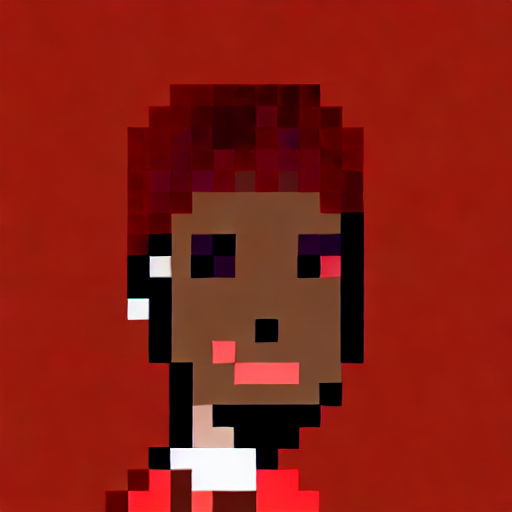
#> input picture test_carbon_punk_512.png, 512 x 512 px
$ python measure_pixel_art_quality.py ../test_carbon_punk_512.png
#> lines starting #> are read from the running program, lines starting #| are printed output that depends on the picture
#!/usr/bin/env python3
"""
Measure Pixel Art Style Quality - Quantitative Metrics

Measures whether generated image matches pixel art aesthetic vs photorealistic rendering.

Metrics:
- Edge sharpness (pixel art has sharp, clean edges)
- Photorealism detection (smooth gradients = bad)
- Color palette size (pixel art has limited palette)
- Anti-aliasing detection (should be minimal)
- Dithering quality (intentional patterns vs noise)

Usage:
    python scripts/measure_pixel_art_quality.py /path/to/image.png

Or import as module:
    from measure_pixel_art_quality import measure_pixel_art_quality
    metrics = measure_pixel_art_quality(image_path)
"""

import sys
import json
import numpy as np
from PIL import Image
from collections import Counter
from typing import Dict, Tuple

def measure_edge_sharpness(image: Image.Image) -> Dict:
    """
    Measure edge sharpness using gradient analysis

    Pixel art should have very sharp edges (high gradient values).
    Photorealistic images have smooth transitions (low gradients).
    """
    img_array = np.array(image.convert('L'))  # Convert to grayscale

    # Calculate gradients (Sobel-like)
    grad_x = np.abs(np.diff(img_array, axis=1))
    grad_y = np.abs(np.diff(img_array, axis=0))

    # Combine gradients
    grad_magnitude = np.sqrt(grad_x[:-1, :] ** 2 + grad_y[:, :-1] ** 2)

    # Calculate statistics
    mean_gradient = np.mean(grad_magnitude)
    max_gradient = np.max(grad_magnitude)
    high_gradient_ratio = np.sum(grad_magnitude > 50) / grad_magnitude.size

    # Score: Higher gradient = sharper edges = better pixel art
    # Pixel art typically has mean gradient > 20, high_gradient_ratio > 0.1
    sharpness_score = 0

    if mean_gradient > 30:
        sharpness_score += 40
    elif mean_gradient > 20:
        sharpness_score += 25
    elif mean_gradient > 10:
        sharpness_score += 10

    if high_gradient_ratio > 0.15:
        sharpness_score += 30
    elif high_gradient_ratio > 0.10:
        sharpness_score += 20
    elif high_gradient_ratio > 0.05:
        sharpness_score += 10

    if max_gradient > 200:
        sharpness_score += 30
    elif max_gradient > 150:
        sharpness_score += 20

    return {
        "mean_gradient": round(float(mean_gradient), 2),
        "max_gradient": round(float(max_gradient), 2),
        "high_gradient_ratio": round(float(high_gradient_ratio), 4),
        "sharpness_score": min(sharpness_score, 100),
        "is_sharp": bool(mean_gradient > 20 and high_gradient_ratio > 0.1)
    }

def detect_photorealism(image: Image.Image) -> Dict:
    """
    Detect photorealistic rendering vs pixel art

    Photorealism indicators:
    - Smooth gradients (low color variance in local regions)
    - Many similar colors (anti-aliasing)
    - High color count relative to image size
    """
    img_array = np.array(image)
    height, width = img_array.shape[:2]
    total_pixels = height * width

    # Count unique colors
    pixels = [tuple(p) for p in img_array.reshape(-1, 3)]
    unique_colors = len(set(pixels))

    # Color-to-pixel ratio
    # Pixel art: 20-100 colors for 576 pixels (24x24) = ratio ~0.05-0.17
    # Photorealistic: 400+ colors for 576 pixels = ratio ~0.7+
    color_ratio = unique_colors / total_pixels

    # Calculate local color variance
    # Photorealistic images have smooth transitions (low local variance)
    # Pixel art has abrupt changes (high local variance)

    # Sample 5x5 blocks and calculate variance
    block_size = min(5, height // 4, width // 4)
    if block_size < 2:
        block_size = 2

    variances = []
    for i in range(0, height - block_size, block_size):
        for j in range(0, width - block_size, block_size):
            block = img_array[i:i+block_size, j:j+block_size]
            block_variance = np.var(block)
            variances.append(block_variance)

    mean_local_variance = np.mean(variances) if variances else 0

    # Photorealism score (lower is better for pixel art)
    # High color_ratio + low variance = photorealistic
    photorealism_score = 0

    if color_ratio > 0.5:
        photorealism_score += 40  # Very high color count
    elif color_ratio > 0.3:
        photorealism_score += 20
    elif color_ratio < 0.2:
        photorealism_score -= 20  # Good for pixel art

    if mean_local_variance < 1000:
        photorealism_score += 30  # Smooth (bad for pixel art)
    elif mean_local_variance > 3000:
        photorealism_score -= 20  # Abrupt changes (good for pixel art)

    # Pixel art purity score (inverse of photorealism)
    pixel_art_purity = 100 - max(0, min(photorealism_score + 50, 100))

    is_photorealistic = color_ratio > 0.4 and mean_local_variance < 1500

    return {
        "unique_colors": int(unique_colors),
        "total_pixels": int(total_pixels),
        "color_to_pixel_ratio": round(color_ratio, 4),
        "mean_local_variance": round(float(mean_local_variance), 2),
        "photorealism_score": int(max(0, min(photorealism_score + 50, 100))),
        "pixel_art_purity": round(pixel_art_purity, 2),
        "is_photorealistic": bool(is_photorealistic)
    }

def measure_color_palette(image: Image.Image) -> Dict:
    """
    Analyze color palette characteristics

    Pixel art typically has:
    - Limited palette (20-100 colors)
    - Clear dominant colors
    - Distinct color clusters
    """
    img_array = np.array(image)
    pixels = [tuple(p) for p in img_array.reshape(-1, 3)]

    # Count colors
    color_counts = Counter(pixels)
    unique_colors = len(color_counts)
    total_pixels = len(pixels)

    # Get dominant colors
    dominant_colors = color_counts.most_common(20)
    top_5_count = sum(count for _, count in dominant_colors[:5])
    top_10_count = sum(count for _, count in dominant_colors[:10])
    top_20_count = sum(count for _, count in dominant_colors[:20])

    top_5_ratio = top_5_count / total_pixels
    top_10_ratio = top_10_count / total_pixels
    top_20_ratio = top_20_count / total_pixels

    # Palette quality score
    palette_score = 0

    # Ideal pixel art: 20-60 colors
    if 20 <= unique_colors <= 60:
        palette_score += 40
    elif 15 <= unique_colors <= 100:
        palette_score += 25
    elif unique_colors < 15:
        palette_score += 10  # Too few (might be broken)
    else:
        palette_score -= 20  # Too many

    # Top colors should dominate
    if top_10_ratio > 0.7:
        palette_score += 30
    elif top_10_ratio > 0.5:
        palette_score += 20

    if top_20_ratio > 0.85:
        palette_score += 30
    elif top_20_ratio > 0.7:
        palette_score += 15

    return {
        "unique_colors": int(unique_colors),
        "total_pixels": int(total_pixels),
        "top_5_coverage": round(top_5_ratio, 4),
        "top_10_coverage": round(top_10_ratio, 4),
        "top_20_coverage": round(top_20_ratio, 4),
        "palette_quality_score": int(max(0, min(palette_score, 100))),
        "is_limited_palette": bool(20 <= unique_colors <= 100 and top_10_ratio > 0.5)
    }

def detect_dithering(image: Image.Image) -> Dict:
    """
    Detect dithering patterns

    Intentional dithering (good): Checkerboard or ordered patterns
    Random noise (bad): No pattern, looks messy
    """
    img_array = np.array(image)

    # Simple dithering detection:
    # Check for alternating pixel patterns in small regions

    # This is a simplified detection - full dithering analysis would be complex
    # For now, we'll estimate based on local color alternation

    height, width = img_array.shape[:2]

    # Sample horizontal alternations
    h_alternations = 0
    for i in range(0, height, 2):
        for j in range(0, width - 1, 2):
            if not np.array_equal(img_array[i, j], img_array[i, j+1]):
                h_alternations += 1

    h_alt_ratio = h_alternations / (height * width / 2) if height * width > 0 else 0

    # Rough heuristic: some alternation is normal, extreme alternation suggests dithering
    dithering_present = h_alt_ratio > 0.3

    dithering_score = 50  # Neutral baseline
    if 0.1 < h_alt_ratio < 0.4:
        dithering_score += 20  # Moderate dithering (intentional, good)
    elif h_alt_ratio > 0.6:
        dithering_score -= 20  # Excessive noise (bad)

    return {
        "horizontal_alternation_ratio": round(h_alt_ratio, 4),
        "dithering_detected": bool(dithering_present),
        "dithering_quality_score": int(max(0, min(dithering_score, 100)))
    }

def measure_pixel_art_quality(image_path: str) -> Dict:
    """
    Main function: Measure all pixel art style quality metrics

    Args:
        image_path: Path to generated image

    Returns:
        Complete style quality metrics
    """
    # Load image
    image = Image.open(image_path)

    # Measure edge sharpness
    edge_metrics = measure_edge_sharpness(image)

    # Detect photorealism
    photorealism_metrics = detect_photorealism(image)

    # Measure color palette
    palette_metrics = measure_color_palette(image)

    # Detect dithering
    dithering_metrics = detect_dithering(image)

    # Overall style quality score
    # Weighted combination of metrics
    overall_score = (
        edge_metrics["sharpness_score"] * 0.25 +
        photorealism_metrics["pixel_art_purity"] * 0.35 +
        palette_metrics["palette_quality_score"] * 0.25 +
        dithering_metrics["dithering_quality_score"] * 0.15
    )

    # Is it good pixel art?
    is_good_pixel_art = bool(
        edge_metrics["is_sharp"] and
        not photorealism_metrics["is_photorealistic"] and
        palette_metrics["is_limited_palette"]
    )

    return {
        "overall_style_quality": round(overall_score, 2),
        "is_pixel_art": bool(is_good_pixel_art),
        "edge_sharpness": edge_metrics,
        "photorealism_detection": photorealism_metrics,
        "color_palette": palette_metrics,
        "dithering": dithering_metrics
    }

def main():
    if len(sys.argv) < 2:
        print("Usage: python measure_pixel_art_quality.py <image_path>")
        print("\nExample:")
        print("  python measure_pixel_art_quality.py test_24.png")
        return

    image_path = sys.argv[1]

    print(f"\n🎨 Measuring pixel art style quality: {image_path}\n")

    metrics = measure_pixel_art_quality(image_path)
#> in measure_pixel_art_quality, image is the input picture: PIL image 512x512 RGB; mean R, G, B 135.6, 30.5, 19.9
#> in measure_edge_sharpness, `img_array = np.array(image.convert('L'))`:
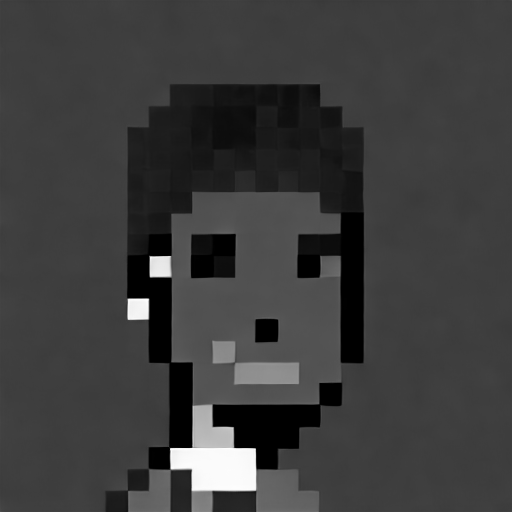
#> img_array: shape (512, 512); min 0, max 255, mean 60.7
#> in measure_edge_sharpness, `grad_x = np.abs(np.diff(img_array, axis=1))`:
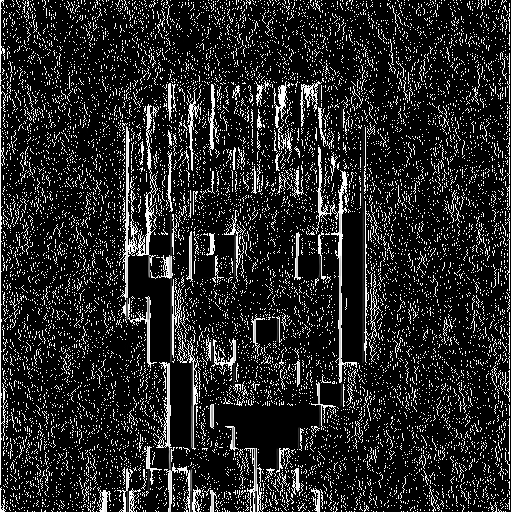
#> grad_x: shape (512, 511); min 0, max 255, mean 38.6
#> in measure_edge_sharpness, `grad_y = np.abs(np.diff(img_array, axis=0))`:
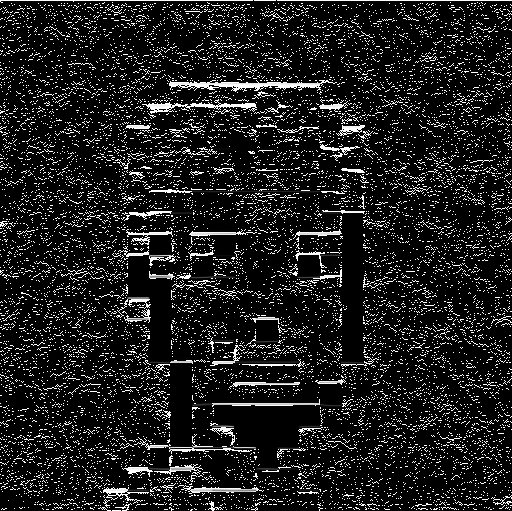
#> grad_y: shape (511, 512); min 0, max 255, mean 30.4
#> in measure_edge_sharpness, `grad_magnitude = np.sqrt(grad_x[:-1, :] ** 2 + grad_y[:, :-1] ** 2)`:
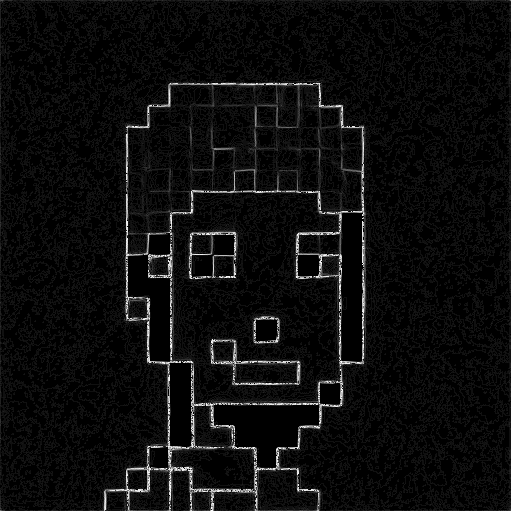
#> grad_magnitude: shape (511, 511) float16; min 0, max 15.91, mean 0.807; drawn with min black and max white
#> in measure_edge_sharpness, `mean_gradient = np.mean(grad_magnitude)`: mean_gradient = 0.807
#> in measure_edge_sharpness, `max_gradient = np.max(grad_magnitude)`: max_gradient = 15.91
#> in measure_edge_sharpness, `high_gradient_ratio = np.sum(grad_magnitude > 50) / grad_magnitude.size`: high_gradient_ratio = 0
#> in measure_pixel_art_quality, `edge_metrics = measure_edge_sharpness(image)`: edge_metrics = {'mean_gradient': 0.81, 'max_gradient': 15.91, 'high_gradient_ratio': 0, 'sharpness_score': 0, 'is_sharp': False}
#> in detect_photorealism, `pixels = [tuple(p) for p in img_array.reshape(-1, 3)]`: pixels = 262144 items
#> in detect_photorealism, `unique_colors = len(set(pixels))`: unique_colors = 15343
#> in detect_photorealism, `color_ratio = unique_colors / total_pixels`: color_ratio = 0.0585
#> after the loop in detect_photorealism, `for i in range(0, height - block_size, block_size):`: variances = 10404 values, max 14592.3 at index 9114, min 0 at index 4455, mean 3249.9
#> in detect_photorealism, `mean_local_variance = np.mean(variances) if variances else 0`: mean_local_variance = 3249.9
#> in detect_photorealism, `is_photorealistic = color_ratio > 0.4 and mean_local_variance < 1500`: is_photorealistic = False
#> in measure_pixel_art_quality, `photorealism_metrics = detect_photorealism(image)`: photorealism_metrics = {'unique_colors': 15343, 'total_pixels': 262144, 'color_to_pixel_ratio': 0.0585, 'mean_local_variance': 3249.8, 'photorealism_score': 10, 'pixel_art_purity': 90, 'is_photorealistic': False}
#> in measure_color_palette, `pixels = [tuple(p) for p in img_array.reshape(-1, 3)]`: pixels = 262144 items
#> in measure_color_palette, `color_counts = Counter(pixels)`: color_counts = 15343 items
#> in measure_color_palette, `unique_colors = len(color_counts)`: unique_colors = 15343
#> in measure_color_palette, `total_pixels = len(pixels)`: total_pixels = 262144
#> in measure_color_palette, `dominant_colors = color_counts.most_common(20)`: dominant_colors = 20 items
#> in measure_color_palette, `top_5_count = sum(count for _, count in dominant_colors[:5])`: top_5_count = 27442
#> in measure_color_palette, `top_10_count = sum(count for _, count in dominant_colors[:10])`: top_10_count = 43604
#> in measure_color_palette, `top_20_count = sum(count for _, count in dominant_colors[:20])`: top_20_count = 68148
#> in measure_color_palette, `top_5_ratio = top_5_count / total_pixels`: top_5_ratio = 0.105
#> in measure_color_palette, `top_10_ratio = top_10_count / total_pixels`: top_10_ratio = 0.166
#> in measure_color_palette, `top_20_ratio = top_20_count / total_pixels`: top_20_ratio = 0.26
#> in measure_pixel_art_quality, `palette_metrics = measure_color_palette(image)`: palette_metrics = {'unique_colors': 15343, 'total_pixels': 262144, 'top_5_coverage': 0.105, 'top_10_coverage': 0.166, 'top_20_coverage': 0.26, 'palette_quality_score': 0, 'is_limited_palette': False}
#> in measure_pixel_art_quality, `dithering_metrics = detect_dithering(image)`: dithering_metrics = {'horizontal_alternation_ratio': 0.328, 'dithering_detected': True, 'dithering_quality_score': 70}
#> in measure_pixel_art_quality, `overall_score = ( edge_metrics["sharpness_score"] * 0.25 + photorealis..`: overall_score = 42
#> in measure_pixel_art_quality, `is_good_pixel_art = bool( edge_metrics["is_sharp"] and not photorealis..`: is_good_pixel_art = False
#> metrics = 6 items

    # Pretty print results
    print("=" * 80)
    print(f"OVERALL STYLE QUALITY: {metrics['overall_style_quality']:.2f}/100")
#| OVERALL STYLE QUALITY: 42.00/100
    print(f"IS PIXEL ART: {'✅ YES' if metrics['is_pixel_art'] else '❌ NO'}")
#| IS PIXEL ART: ❌ NO
    print("=" * 80)

    print("\n✂️ Edge Sharpness:")
    edge = metrics["edge_sharpness"]
#> edge has the same summary as edge_metrics in measure_pixel_art_quality
    print(f"  Mean gradient: {edge['mean_gradient']:.2f}")
#|   Mean gradient: 0.81
    print(f"  Max gradient: {edge['max_gradient']:.2f}")
#|   Max gradient: 15.91
    print(f"  High gradient ratio: {edge['high_gradient_ratio']:.4f}")
#|   High gradient ratio: 0.0000
    print(f"  Sharpness score: {edge['sharpness_score']}/100")
#|   Sharpness score: 0/100
    print(f"  Sharp edges: {'✅ YES' if edge['is_sharp'] else '❌ NO'}")
#|   Sharp edges: ❌ NO

    print("\n📸 Photorealism Detection:")
    photo = metrics["photorealism_detection"]
#> photo has the same summary as photorealism_metrics in measure_pixel_art_quality
    print(f"  Unique colors: {photo['unique_colors']}")
#|   Unique colors: 15343
    print(f"  Color/pixel ratio: {photo['color_to_pixel_ratio']:.4f}")
#|   Color/pixel ratio: 0.0585
    print(f"  Local variance: {photo['mean_local_variance']:.2f}")
#|   Local variance: 3249.85
    print(f"  Photorealism score: {photo['photorealism_score']}/100")
#|   Photorealism score: 10/100
    print(f"  Pixel art purity: {photo['pixel_art_purity']:.2f}/100")
#|   Pixel art purity: 90.00/100
    print(f"  Is photorealistic: {'❌ YES (BAD)' if photo['is_photorealistic'] else '✅ NO (GOOD)'}")
#|   Is photorealistic: ✅ NO (GOOD)

    print("\n🎨 Color Palette:")
    palette = metrics["color_palette"]
#> palette has the same summary as palette_metrics in measure_pixel_art_quality
    print(f"  Unique colors: {palette['unique_colors']}")
#|   Unique colors: 15343
    print(f"  Top 5 coverage: {palette['top_5_coverage']:.2%}")
#|   Top 5 coverage: 10.47%
    print(f"  Top 10 coverage: {palette['top_10_coverage']:.2%}")
#|   Top 10 coverage: 16.63%
    print(f"  Top 20 coverage: {palette['top_20_coverage']:.2%}")
#|   Top 20 coverage: 26.00%
    print(f"  Palette quality: {palette['palette_quality_score']}/100")
#|   Palette quality: 0/100
    print(f"  Limited palette: {'✅ YES' if palette['is_limited_palette'] else '❌ NO'}")
#|   Limited palette: ❌ NO

    print("\n🔲 Dithering:")
    dither = metrics["dithering"]
#> dither has the same summary as dithering_metrics in measure_pixel_art_quality
    print(f"  H-alternation ratio: {dither['horizontal_alternation_ratio']:.4f}")
#|   H-alternation ratio: 0.3275
    print(f"  Dithering detected: {'YES' if dither['dithering_detected'] else 'NO'}")
#|   Dithering detected: YES
    print(f"  Dithering quality: {dither['dithering_quality_score']}/100")
#|   Dithering quality: 70/100

    print("\n" + "=" * 80)
    print(f"Overall: {metrics['overall_style_quality']:.2f}/100")
#| Overall: 42.00/100
    print(f"Verdict: {'✅ GOOD PIXEL ART' if metrics['is_pixel_art'] else '❌ NOT PIXEL ART'}")
#| Verdict: ❌ NOT PIXEL ART
    print("=" * 80)

    # Save JSON
    json_path = image_path.replace('.png', '_style_metrics.json')
    with open(json_path, 'w') as f:
        json.dump(metrics, f, indent=2)
    print(f"\n✅ Metrics saved to: {json_path}")

if __name__ == "__main__":
    main()
